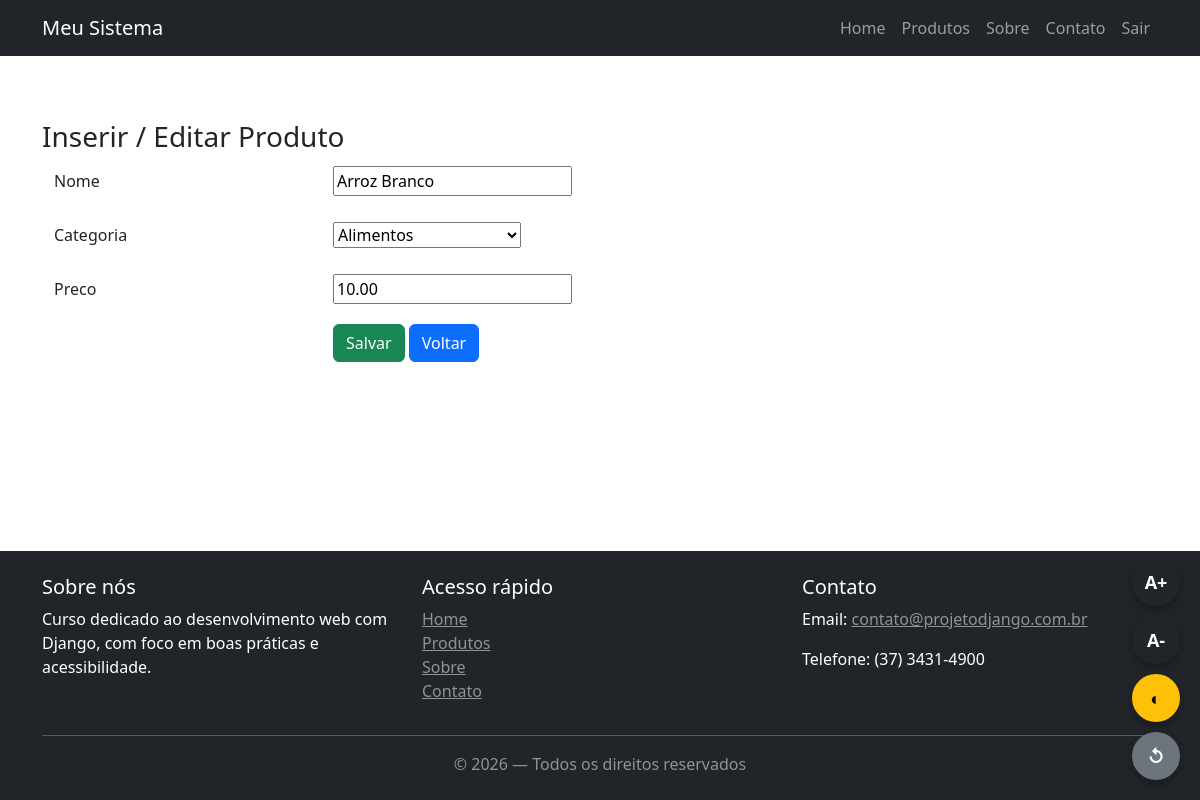
The page /produtos/1/editar/ (signed in) on the database its author committed.
### produtos/models.py (models this page shows, shortened)
class Produto(models.Model):
    nome = models.CharField(max_length=150)
    preco = models.DecimalField(max_digits=10, decimal_places=2)
    categoria = models.ForeignKey(
        Categoria,
        on_delete=models.CASCADE,
        related_name="produtos"
    )
    class Meta:
        verbose_name = 'Produto'
        verbose_name_plural = 'Produtos'

### produtos/views.py (the view, shortened to what this page needs)
# urls.py: path("<int:pk>/editar/", views.ProdutoUpdateView.as_view(), name="produto_update"),
class ProdutoUpdateView(LoginRequiredMixin,CustomPermissionMixin,UpdateView):
    model = Produto
    fields = ["nome", "categoria", "preco"]
    template_name = "produtos/produto_form.html"
    success_url = reverse_lazy("produtos:produto_list")
    permission_required = "produtos.change_produto" # Permissão necessária para acessar esta view

### produtos/models.py (called while the page is built)
    def __str__(self):
        return self.nome

### produtos/templates/produtos/produto_form.html (shortened to what this page needs)
{% extends "../core/base.html" %}
{% block content %}
    <h3>Inserir / Editar Produto</h3>
    <form method="post" class="container">
        {% for field in form %}
            <div class="row mb-3 align-items-center">
                <label class="col-sm-3 col-form-label">
                    {{ field.label }}
                </label>
                <div class="col-sm-9">
                    {{ field }}
                </div>
            </div>
        {% endfor %}
        <div class="row">
            <div class="col-sm-9 offset-sm-3">
                <button type="submit" class="btn btn-success">
                    Salvar
                </button>
                <button type="button" class="btn btn-primary" onclick="history.back()">
                    Voltar
                </button>
            </div>
        </div>
    </form>
{% endblock content %}

### core/static/core/css/style.css (style rules this page uses)
html { font-size: 100%; }

### rows shown on the page
Produto: form "Arroz Branco" "Alimentos" "10.00"

### other values the page prints
{{ field.label }} "Nome" "Categoria" "Preco"
